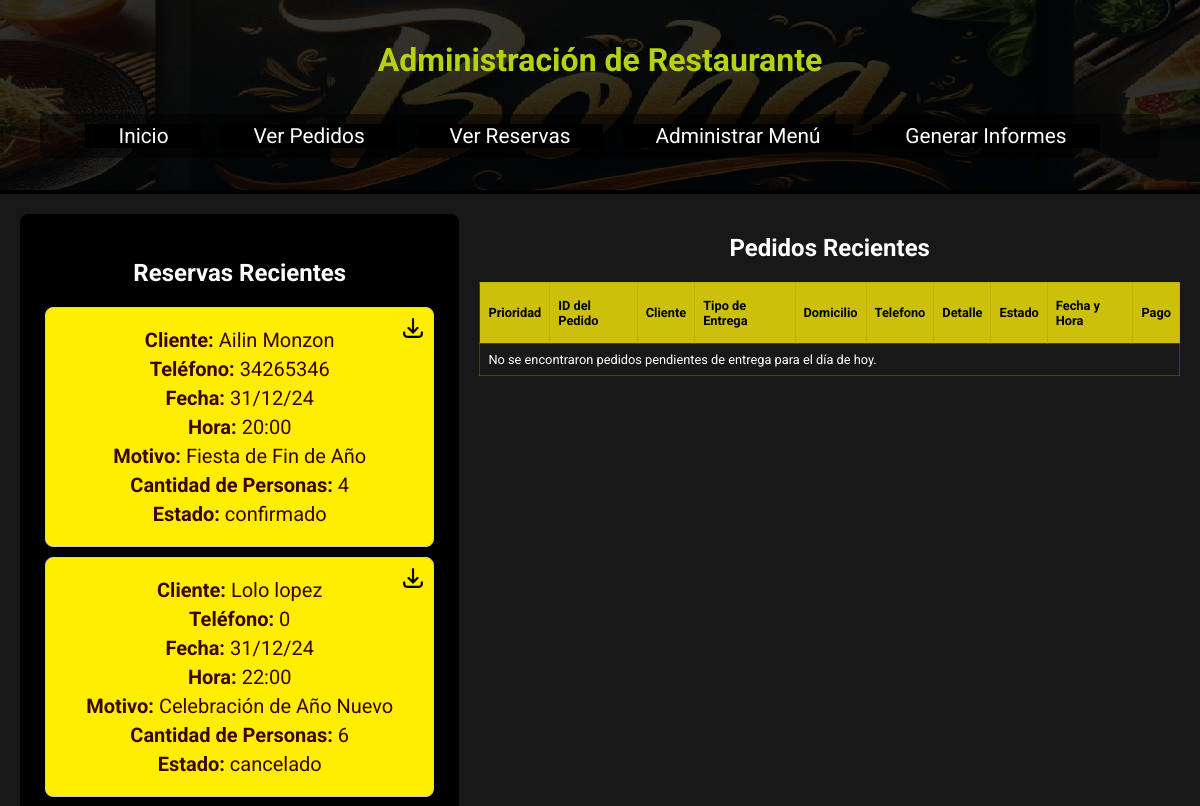
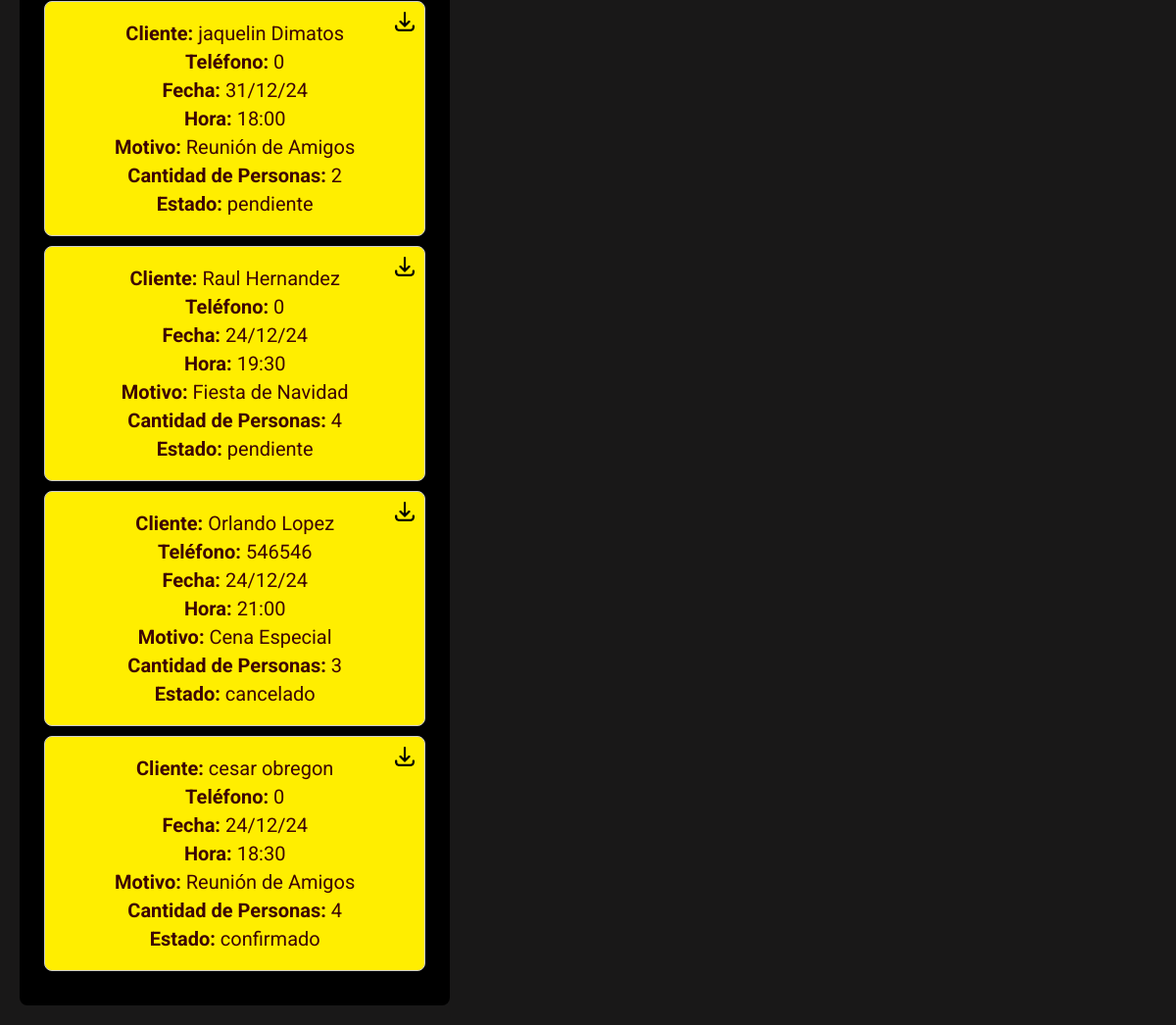
The page / on the database its author committed (2 pictures, top to bottom).
### tables this page shows
CREATE TABLE `reservas` (
  `id_reserva` int(11) NOT NULL,
  `id_cliente` int(11) NOT NULL,
  `cantidad_personas` varchar(11) NOT NULL,
  `fecha` date NOT NULL,
  `motivo` text NOT NULL,
  `estado` varchar(50) NOT NULL,
  `hora` time NOT NULL,
  `mesa_asignada` int(11) NOT NULL,
  `archivada` tinyint(4) NOT NULL
);

CREATE TABLE `clientes` (
  `id_cliente` int(11) NOT NULL,
  `nombre` varchar(30) NOT NULL,
  `apellido` varchar(30) NOT NULL,
  `email` varchar(30) NOT NULL,
  `clave` varchar(30) NOT NULL,
  `direccion` varchar(30) NOT NULL,
  `telefono` varchar(30) DEFAULT NULL
);

### index.php (the view, shortened to what this page needs)
<!DOCTYPE html>
<html lang="es">
<head>
    <link rel="stylesheet" href="css/style.css">
    <link rel="stylesheet" href="css/reserva_index.css">
</head>
<body>
    <header id="banner-container">
        <img src="Images/bannner.png" alt="Banner de Boha Restaurante" id="banner">
        <h1>Administración de Restaurante</h1>
        <nav>
            <ul>
                <li><a href="index.php">Inicio</a></li>
                <li><a href="pedidos.php">Ver Pedidos</a></li>
                <li><a href="vista_reserva.php">Ver Reservas</a></li>
                <li><a href="administrarMenu.php">Administrar Menú</a></li>
                <li><a href="informes.html">Generar Informes</a></li>
            </ul>
        </nav>
    </header>
    <div class="contenedor">
        <div class="lista-reservas">
            <h2>Reservas Recientes</h2>
            <?php
            try {
                $db = new Conexion();
                $fechaActual = date('Y-m-d');
                $sql = "SELECT r.id_reserva, r.fecha, r.hora, r.motivo, r.cantidad_personas, r.estado,
                            c.nombre, c.apellido, c.telefono
                        FROM reservas r
                        JOIN clientes c ON r.id_cliente = c.id_cliente
                        WHERE r.fecha >= :fechaActual AND r.archivada = 0
                        ORDER BY r.fecha DESC";
                $stmt = $db->prepare($sql);
                $stmt->bindParam(':fechaActual', $fechaActual);
                $stmt->execute();
                if ($stmt->rowCount() > 0) {
                    while ($row = $stmt->fetch(PDO::FETCH_ASSOC)) {
                        echo "<div class='reserva-item'>
                                <a href='reserva_index.php?id_reserva={$row['id_reserva']}' class='archivar-btn'>
                                    <img src='Images/archivar.ico' alt='Archivar' class='icono-archivar'>
                                </a>
                                <p><strong>Cliente:</strong> {$row['nombre']} {$row['apellido']}</p>
                                <p><strong>Teléfono:</strong> {$row['telefono']}</p>
                                <p><strong>Fecha:</strong> " . date("d/m/y", strtotime($row['fecha'])) . "</p>
                                <p><strong>Hora:</strong> " . date("H:i", strtotime($row['hora'])) . "</p>
                                <p><strong>Motivo:</strong> {$row['motivo']}</p>
                                <p><strong>Cantidad de Personas:</strong> {$row['cantidad_personas']}</p>
                                <p><strong>Estado:</strong> {$row['estado']}</p>
                                </div>";
                    }
                } else {
                    echo "<p>No hay reservas disponibles.</p>";
                }
            } catch (PDOException $e) {
                echo "<p>Error al cargar las reservas: " . $e->getMessage() . "</p>";
            }
            ?>
        </div>
<div class="lista-pedidos">
    <h2>Pedidos Recientes</h2>
    <table class="tabla-pedidos-pequena">
        <thead>
            <tr>
                <th>Prioridad</th>
                <th>ID del Pedido</th>
                <th>Cliente</th>
                <th>Tipo de Entrega</th>
                <th>Domicilio</th>
                <th>Telefono</th>
                <th>Detalle</th>
                <th>Estado</th>
                <th>Fecha y Hora</th>
                <th>Pago</th>
            </tr>
        </thead>
        <tbody>
        <?php
try {
    $db = new Conexion();
    $sql = "
        SELECT
        p.uuid_pedido,
        CONCAT(c.nombre, ' ', c.apellido) AS nombre_completo,
        GROUP_CONCAT(CONCAT(pr.nombre, ' (Cantidad: ', d.cantidad, ')') SEPARATOR '<br>') AS detalles,
        p.tipo_entrega,
        c.direccion,
        c.telefono,
        p.estado,
        p.fecha,
        p.hora,
        p.modificado,
        (CASE
            WHEN p.tipo_entrega = 'Consumir en el Local' THEN 'Prioridad'
            ELSE 'Normal'
        END) AS prioridad,
        pa.estado AS estado_pago,
        m.nombre_metodo,
        pa.monto
    FROM pedidos p
    JOIN clientes c ON p.id_cliente = c.id_cliente
    JOIN detalle d ON p.uuid_pedido = d.uuid_pedido
    JOIN productos pr ON d.id_producto = pr.id_producto
    JOIN pagos pa ON p.uuid_pedido COLLATE utf8mb4_spanish_ci = pa.uuid_pedido COLLATE utf8mb4_spanish_ci
    JOIN metodos_pagos m ON pa.id_metodo = m.id_metodo
    ";
    $conditions = [];
    $conditions[] = "p.fecha = CURDATE()";
    $conditions[] = "p.estado != 'ENTREGADO'";
    if (!empty($conditions)) {
        $sql .= " WHERE " . implode(" AND ", $conditions);
    }
    $sql .= "
    GROUP BY p.uuid_pedido
    ORDER BY
        CASE
            WHEN p.tipo_entrega = 'Consumir en el Local' THEN 0
            ELSE 1
        END,
        CASE
            WHEN p.estado = 'PENDIENTE' THEN 0
            ELSE 1
        END,
        p.hora DESC,
        p.uuid_pedido DESC
    ";
    $stmt = $db->prepare($sql);
    $stmt->execute();
    if ($stmt->rowCount() > 0) {
        while ($row = $stmt->fetch(PDO::FETCH_ASSOC)) {
            $fondo = ($row['modificado'] > 0) ? 'orange' : 'transparent';
            echo "<tr style='background-color: {$fondo};'>";
            $color = ($row['prioridad'] === 'Prioridad') ? 'yellow' : 'white';
            echo "<td style='color: {$color};'>{$row['prioridad']}</td>";
            echo "<td>" . substr($row['uuid_pedido'], 0, 3) . "</td>";
            echo "<td>" . htmlspecialchars($row['nombre_completo']) . "</td>";
            echo "<td>{$row['tipo_entrega']}</td>";
            echo "<td>" . htmlspecialchars($row['direccion']) . "</td>";
            $telefono = htmlspecialchars($row['telefono']);
            echo "<td>";
            echo "{$telefono} <a href='https://wa.me/{$telefono}' target='_blank'><strong><br>Contactar</strong></a>";
            echo "</td>";
            echo "<td>{$row['detalles']}</td>";
            $estado = $row['estado'];
            switch ($estado) {
                case 'PENDIENTE':
                    $colorEstado = '#FFFFFF';
                    break;
                case 'EN PROCESO':
                    $colorEstado = '#6495ED';
                    break;
                case 'LISTO':
                    $colorEstado = 'blue';
                    break;
                case 'EN CAMINO':
                    $colorEstado = '#008080';
                    break;
                case 'ENTREGADO':
                    $colorEstado = '#FFFF00';
                    break;
                case 'CANCELADO':
                    $colorEstado = '#FF0000';
                    break;
                default:
                    $colorEstado = '#CCCCCC';
                    break;
            }
            echo "<td style='background-color: {$colorEstado}; color: black; font-weight: bold;'>";
            echo htmlspecialchars($row['estado']);
            echo "</td>";
            $fecha_formateada = date("d/m/Y", strtotime($row['fecha']));
            $hora_formateada = date("H:i", strtotime($row['hora']));
            echo "<td>{$fecha_formateada} {$hora_formateada}</td>";
            $monto_formateado = number_format($row['monto'], 2, ',', '.');
            $colorPago = (strcasecmp($row['estado_pago'], 'Pendiente') === 0) ? 'lightcoral' : 'lightgreen';
            echo "<td style='background-color: {$colorPago}; color: black; font-weight: bold;'>";
            echo "<div>$ {$monto_formateado}</div>";
            echo "<div>" . htmlspecialchars($row['nombre_metodo']) . "</div>";
            echo "</td>";
            echo "</tr>";
        }
    } else {
        echo "<tr><td colspan='10'>No se encontraron pedidos pendientes de entrega para el día de hoy.</td></tr>";
    }
} catch (PDOException $e) {
    echo "Error: " . $e->getMessage();
}
?>
        </tbody>
    </table>
</div>
</body>
</html>

### css/style.css (style rules this page uses)
body { font-family: 'Roboto', sans-serif; background-color: #000000; color: #ffffff; margin: 0; padding: 0; text-align: center; }
header { width: 100%; text-align: center; margin: 0; padding: 0; }
#banner-container { position: relative; text-align: center; color: white; }
#banner { width: 100%; height: 190px; opacity: 0.2; object-fit: cover; }
#banner-container h1 { position: absolute; top: 20%; left: 50%; transform: translate(-50%, -50%); font-size: 2,7em; color: #b5d211; }
nav { position: absolute; top: 70%; left: 50%; transform: translate(-50%, -50%); background-color: rgba(0, 0, 0, 0.5); padding: 10px 20px; border-radius: 5px; width: 90%; text-align: center; }
nav ul { list-style-type: none; margin: 0; padding: 0; overflow: hidden; }
nav ul li { display: inline; margin-right: 15px; }
nav ul li a { padding: 15px 15px; color: white; text-decoration: none; font-size: 1.3em; border: 13px solid black; border-radius: 13px; background-color: rgba(0, 0, 0, 0.7); }
.contenedor { display: flex; justify-content: space-around; padding: 20px; gap: 20px; background-color: rgb(25, 24, 24); }
table { width: 100%; border-collapse: collapse; margin-top: 20px; }
table, th, td { border: 1px solid #5b5959; }
th, td { padding: 10px; text-align: left; }
nav ul li a { color: #fff; text-decoration: none; padding: 20px 20px; background-color: #000; border-radius: 8px; transition: background-color 0.3s; }
.tabla-pedidos-pequena { font-size: 0.8em; border-collapse: collapse; width: 100%; }
.tabla-pedidos-pequena th, .tabla-pedidos-pequena td { border: 1px solid #ddd; padding: 8px; }
.tabla-pedidos-pequena th { padding-top: 12px; padding-bottom: 12px; text-align: left; background-color: #f2f2f2; color: black; }

### css/reserva_index.css (style rules this page uses)
.lista-reservas { max-width: 600px; width: 400px; margin: 15 auto; padding: 25px; background-color: #000000; border-radius: 8px; }
.reserva-item { position: relative; padding: 15px; margin-bottom: 10px; background-color: #ffee00; border: 1px solid #ccc; border-radius: 8px; }
.reserva-item p { margin: 5px 0; font-size: 0.9em; color: #3d0404; font-size: 20px; }
.archivar-btn { position: absolute; top: 10px; right: 10px; cursor: pointer; text-decoration: none; }
.icono-archivar { width: 20px; height: 20px; display: block; }

### index.php (style rules this page uses)
.tabla-pedidos-pequena { font-size: 0.8em; border-collapse: collapse; width: 100%; }
.tabla-pedidos-pequena th, .tabla-pedidos-pequena td { border: 1px solid #ac920452; padding: 8px; }
.tabla-pedidos-pequena th { padding-top: 15px; padding-bottom: 15px; text-align: left; background-color: #d3c60bf6; color: black; }

### rows shown on the page
reservas: id_cliente.nombre "Ailin", id_cliente.apellido "Monzon", id_cliente.telefono "34265346", fecha "31/12/24", hora "20:00", motivo "Fiesta de Fin de Año", cantidad_personas "4", estado "confirmado"
reservas: id_cliente.nombre "Lolo", id_cliente.apellido "lopez", id_cliente.telefono "0", fecha "31/12/24", hora "22:00", motivo "Celebración de Año Nuevo", cantidad_personas "6", estado "cancelado"
reservas: id_cliente.nombre "jaquelin", id_cliente.apellido "Dimatos", id_cliente.telefono "0", fecha "31/12/24", hora "18:00", motivo "Reunión de Amigos", cantidad_personas "2", estado "pendiente"
reservas: id_cliente.nombre "Raul", id_cliente.apellido "Hernandez", id_cliente.telefono "0", fecha "24/12/24", hora "19:30", motivo "Fiesta de Navidad", cantidad_personas "4", estado "pendiente"
reservas: id_cliente.nombre "Orlando", id_cliente.apellido "Lopez", id_cliente.telefono "546546", fecha "24/12/24", hora "21:00", motivo "Cena Especial", cantidad_personas "3", estado "cancelado"
reservas: id_cliente.nombre "cesar", id_cliente.apellido "obregon", id_cliente.telefono "0", fecha "24/12/24", hora "18:30", motivo "Reunión de Amigos", cantidad_personas "4", estado "confirmado"
